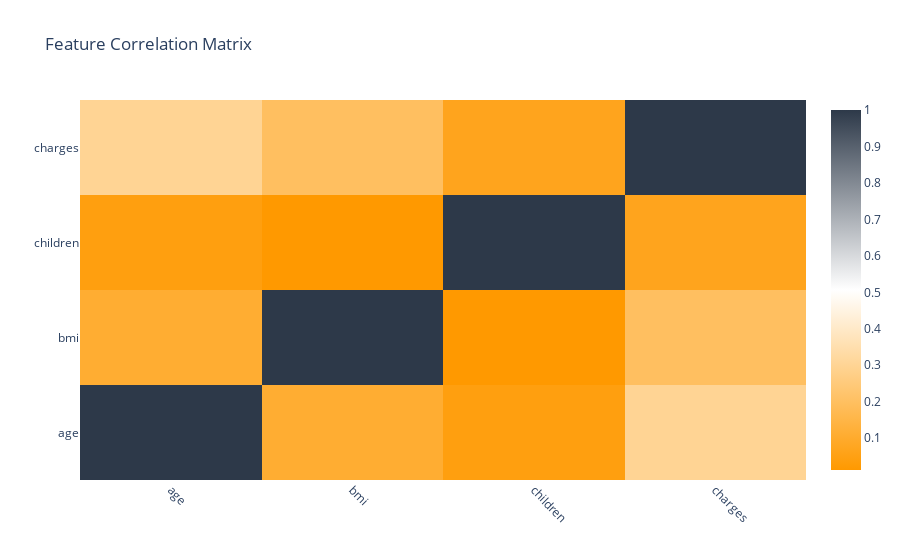

Here is the notebook cell this chart was saved with:
### Code cell
matrix = CorrMatrix()
matrix.calculate(df)
matrix.plot()
print(matrix.corr)
matrix.fig

### Figure 1 — Plotly figure (JSON) as saved in the notebook; plotly's stock layout.template omitted (floating-point values rounded to 4 significant figures)
{"data": [{"colorscale": [[0, "#ff9900"], [0.5, "white"], [1, "#2D3949"]], "type": "heatmap", "x": ["age", "bmi", "children", "charges"], "y": ["age", "bmi", "children", "charges"], "z": [[1, 0.1093, 0.04247, 0.299], [0.1093, 1, 0.01276, 0.1983], [0.04247, 0.01276, 1, 0.068], [0.299, 0.1983, 0.068, 1]]}], "layout": {"showlegend": false, "title": {"text": "Feature Correlation Matrix"}, "xaxis": {"tickangle": 45}, "yaxis": {"title": {}}}}
